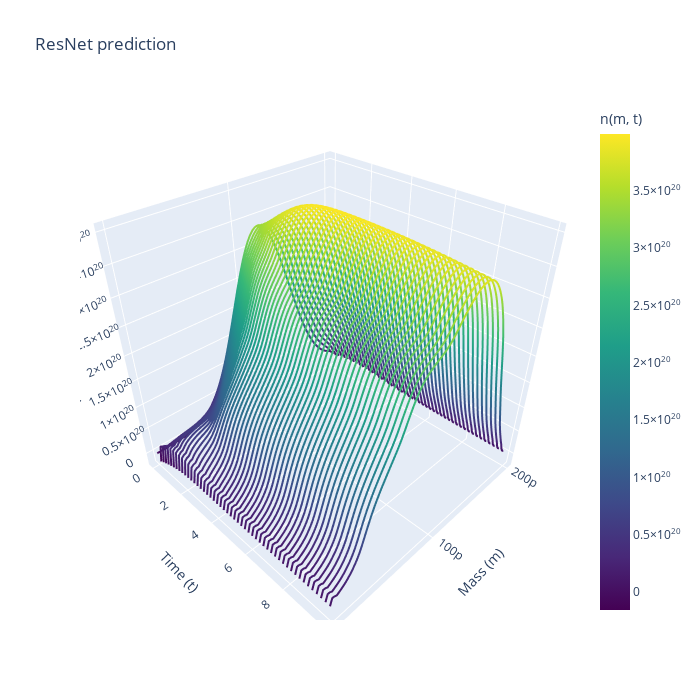

The notebook cell saved with this chart:
### Code cell
#prediction step
n0=Dataset_validation[0]["n"][:,0]
S0=Dataset_validation[0]["initial_substrate"]
N_Conv,S_Conv = rollout(model=model5, n0=n0, s0=S0, steps=T-1, n_max=n_max, S_max=S_max,return_numpy=True)

plot_spaghetti(m=m,t=torch.linspace(0,10,T),N=N_Conv,title="ResNet prediction")
biomass_Conv  = (N_Conv  * m.numpy()[:,None]).sum(axis=0) * delta_m.numpy()
plt.plot(t_eval,biomass_Conv,label="Conv Biomass prediction")
plt.plot(t_eval,S_Conv,label="Conv Substrate Prediction")
plt.legend()
plt.grid()
plt.show()
